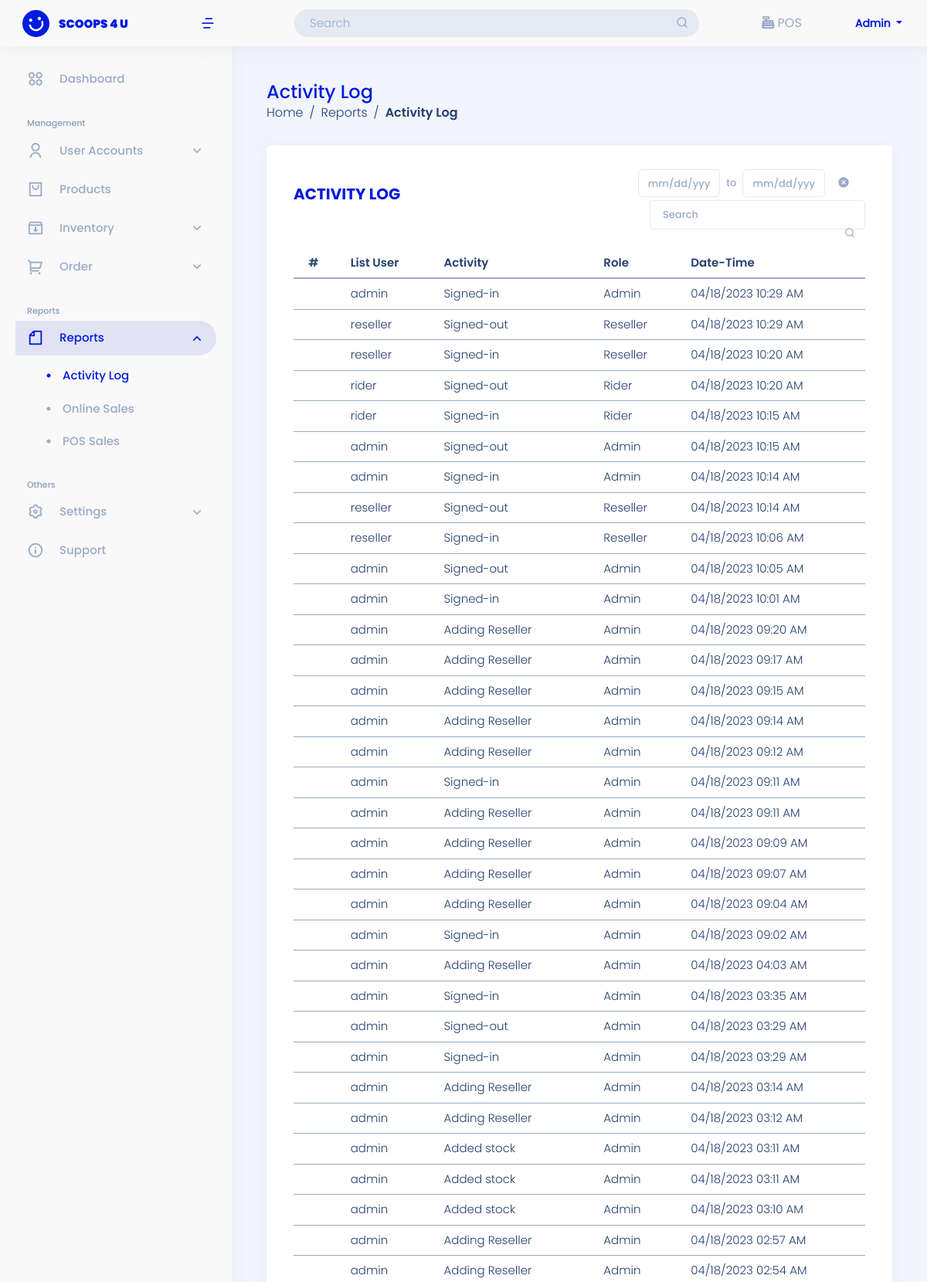
Screenshot of /user-site/reports/activity-log/ (signed in, upper part) with the database file from the repository.
### landing_page/models.py (models this page shows)
class User(AbstractUser):
    ROLE = ((" "," "),("admin","admin"),("staff","staff"),("reseller","reseller"),("rider","rider"))
    STAT = ((" "," "),("active","active"),("inactive","inactive"))
    role = models.CharField(max_length=50, null=True, default=None, choices=ROLE)
    status = models.CharField(max_length=50, null=True, default=None , choices=STAT)

### admin_site/models.py (models this page shows, shortened)
class Activity_log(models.Model):
    user_name = models.CharField(max_length=250, verbose_name=' Username')
    activity = models.CharField(max_length=250, verbose_name='Activity')
    date_time =  models.DateTimeField(default=timezone.now, verbose_name='Date and Time')
    role = models.CharField(max_length=100, null=True,verbose_name='Role')

### admin_site/views.py (the view)
# urls.py: path('reports/activity-log/', views.report_actlog, name='report_actlog'),
@login_required(login_url='landing_page:login')
def report_actlog(request):
    list_reports = Activity_log.objects.all().order_by('-id')
    context = {
        'list_reports':list_reports
    }
    return render(request, 'admin_site/reports/act_log.html', context)

### templates/admin_site/reports/act_log.html (shortened to what this page needs)
{% extends 'admin_site/base.html' %}
{% load static %}
{% block content %}
<aside id="sidebar" class="sidebar">
    <ul class="sidebar-nav" id="sidebar-nav">
        <li class="nav-item">
            <a class="nav-link collapsed" href="{% url 'admin_site:dashboard'%}" id="dash-ad">
            <i class="ri-apps-2-line" style="font-size: 22px; font-weight: 100; margin-right: 20px"></i>
            <span>Dashboard</span>
            </a>
        </li>
        <li class="nav-heading pt-3">Management</li>
        <li class="nav-item">
            <a class="nav-link collapsed" data-bs-target="#users-nav" data-bs-toggle="collapse" href="#">
                    <i class="ri-user-line" style="font-size: 22px; font-weight: 100; margin-right: 20px"></i><span>User Accounts</span><i class="ri-arrow-down-s-line ms-auto" style="font-size: 20px; font-weight: 100;" ></i>
            </a>
        </li>
        <li class="nav-item">
        <a class="nav-link collapsed" href="{%url 'admin_site:list_product' %}">
            <i class="ri-shopping-bag-2-line" style="font-size: 22px; font-weight: 100; margin-right: 20px"></i>
            <span>Products</span>
        </a>
        </li>
        <li class="nav-item">
        <a class="nav-link collapsed " data-bs-target="#inventory-nav" data-bs-toggle="collapse" href="#">
            <i class="ri-inbox-archive-line"style="font-size: 22px; font-weight: 100; margin-right: 20px"></i>
            <span>Inventory</span><i class="ri-arrow-down-s-line ms-auto" style="font-size: 20px; font-weight: 100;" ></i>
        </a>
        </li>
        <li class="nav-item">
        <a class="nav-link collapsed " data-bs-target="#sales-nav" data-bs-toggle="collapse" href="#">
            <i class="ri-shopping-cart-2-line" style="font-size: 22px; font-weight: 100; margin-right: 20px"></i><span>Order</span><i class="ri-arrow-down-s-line ms-auto" style="font-size: 20px; font-weight: 100;" ></i>
        </a>
        </li>
        <li class="nav-heading pt-3">Reports</li>
        <li class="mb-act nav-item active-nav">
            <a class="nav-link " data-bs-target="#reports-nav" data-bs-toggle="collapse" href="#">
                    <i class="ri-file-line" style="font-size: 22px; font-weight: 100; margin-right: 20px"></i><span>Reports</span><i class="ri-arrow-down-s-line ms-auto" style="font-size: 20px; font-weight: 100;" ></i>
            </a>
            <ul id="reports-nav" class="nav-content collapse show" data-bs-parent="#sidebar-nav">
                    <li>
                        <a href="{% url 'admin_site:report_actlog' %}" class="active">
                        <span>Activity Log</span>
                        </a>
                    </li>
                    <li>
                        <a href="{% url 'admin_site:report_online_sales' %}">
                        <span>Online Sales</span>
                        </a>
                    </li>
                    <li>
                        <a href="{% url 'admin_site:report_pos_sales' %}">
                        <span>POS Sales</span>
                        </a>
                    </li>
            </ul>
        </li>
        <li class="nav-heading pt-3">Others</li>
        <li class="nav-item">
            <a class="nav-link collapsed " data-bs-target="#settings-nav" data-bs-toggle="collapse" href="#">
                    <i class="ri-settings-3-line" style="font-size: 22px; font-weight: 100; margin-right: 20px"></i><span>Settings</span><i class="ri-arrow-down-s-line ms-auto" style="font-size: 20px; font-weight: 100;" ></i>
            </a>
        </li>
        <li class="nav-item">
            <a href="{% url 'admin_site:support' %}" class="nav-link collapsed ">
                    <i class="ri-information-line" style="font-size: 22px; font-weight: 100; margin-right: 20px"></i><span>Support</span>
            </a>
        </li>
    </ul>
</aside>
<main id="main" class="main mt-5">
    <div class="pagetitle">
        <h1>Activity Log</h1>
        <nav>
            <ol class="breadcrumb">
                <li class="breadcrumb-item"><a href="{% url 'admin_site:dashboard'%}">Home</a></li>
                <li class="breadcrumb-item">Reports</li>
                <li class="breadcrumb-item active">Activity Log</li>
            </ol>
        </nav>
    </div>
    <section class="section">
        <div class="row">
            <div class="col-lg-12">
                <div class="card">
                    <div class="card-body mt-3">
                        <div class="report-u act-d">
                            <div class="row">
                                <div class="col-7">
                                    <h5 class="card-title feature">Activity Log</h5>
                                </div>
                                <div class="col-5  d-flex flex-column justify-content-end">
                                    <div class="d-flex flex-row align-items-center mb-1 input-daterange">
                                        <input type="type" id="min" name="min" class="form-control date-range-filter" placeholder="mm/dd/yyyy">
                                        <span class="px-2 date-to">to</span>
                                        <input type="type" id="max" name="max" class="form-control date-range-filter"  placeholder="mm/dd/yyyy">
                                        <button class="btn btn-edit btn-filter ms-3 pe-0"><i class="ri-close-circle-fill"></i></button>
                                    </div>
                                    <form class="search-tab mb-4" action="{% url 'admin_site:search_reseller' %}" method="GET"  class="text-end px-4">
                                        <input type="text" id="tableM" class="form-control p-2 ps-3" name="search" placeholder="Search">
                                        <button class="btn btn-search btn-sm nope" type="submit"><i class="ri-search-line"></i></button>
                                    </form>
                                </div>
                            </div>
                        </div>
                        {% if list_reports %}
                        <div class="table-responsive">
                            <table id="tableRep" class="table table-hover ">
                                <thead>
                                    <tr class="align-middle">
                                        <th scope="col">#</th>
                                        <th scope="col">List User</th>
                                        <th scope="col">Activity</th>
                                        <th scope="col">Role</th>
                                        <th scope="col" >Date-Time</th>
                                    </tr>
                                </thead>
                                <tbody id="tableRow">
                                    {% for list in list_reports %}
                                    <tr class="align-middle">
                                        <td class="num-row"></td>
                                        <td>{{ list.user_name }}</td>
                                        <td>{{ list.activity }}</td>
                                        <td class="role">{{ list.role }}</td>
                                        <td class="date-main" id="dateMain">{{ list.date_time|date:"m/d/Y h:i A" }}</td>
                                    </tr>
                                    {% endfor %}
                                </tbody>
                            </table>
                        </div>
                        {% endif %}
                    </div>
                </div>
            </div>
        </div>
    </section>
</main>
{% endblock content %}

### templates/admin_site/base.html (shortened to what this page needs)
{% load static %}
<!DOCTYPE html>
<html lang="en">
<head>
    <link href="https://cdn.jsdelivr.net/npm/bootstrap@5.0.2/dist/css/bootstrap.min.css" rel="stylesheet" >
    <link href="{% static '/css/assets/bootstrap/css/bootstrap.min.css'%}" rel="stylesheet">
    <link href="{% static '/css/assets/simple-datatables/style.css'%}" rel="stylesheet">
    <link href="{% static '/css/assets/remixicon/remixicon.css'%}" rel="stylesheet">
    <link href="https://cdn.datatables.net/1.13.4/css/jquery.dataTables.min.css" rel="stylesheet">
    <link href="https://cdn.datatables.net/buttons/2.3.6/css/buttons.dataTables.min.css" rel="stylesheet">
    <link href="https://cdn.datatables.net/autofill/2.5.3/css/autoFill.dataTables.min.css" rel="stylesheet">
    <link href="https://cdn.datatables.net/v/bs5/jszip-2.5.0/b-2.3.6/b-colvis-2.3.6/b-html5-2.3.6/b-print-2.3.6/date-1.4.0/sp-2.1.2/datatables.min.css" rel="stylesheet"/>
    <link href="{% static '/css/sandi.css'%}" rel="stylesheet">
  </head>
<body>
{% if user.role == "admin"%}
<header id="header" class="header fixed-top d-flex align-items-center">
  <div class="d-flex align-items-center justify-content-between">
    <a href="{% url 'admin_site:dashboard'%}" class="logo d-flex align-items-center">
      <img src="{% static '/img/logo-header.svg'%}" alt="">
      <span class="d-none d-lg-block">SCOOPS 4 U</span>
    </a>
    <i class="ri-menu-4-line toggle-sidebar-btn ms-1 me-3" style="font-size: 20px; font-weight: 500; color:#001BDE;"></i>
  </div>
  <div class="search-bar mx-auto">
    <form class="search-form d-flex align-items-center" method="POST" action="#">
      <input type="text" name="query" placeholder="Search" title="Enter search keyword">
      <button type="submit" title="Search"><i class="ri-search-line"></i></button>
    </form>
  </div>
  <div class="POS POS-header">
      <i class="fa-solid fa-cash-register"></i>
      <a href="{%url 'admin_site:pos' %}">POS</a>
    </div>
  <nav class="header-nav ms-auto">
    <ul class="d-flex align-items-center">
      <li class="nav-item dropdown pe-3">
        <a class="nav-link nav-profile d-flex align-items-center me-3" href="#" data-bs-toggle="dropdown">
          <span class="d-none d-md-block dropdown-toggle ps-2" style="text-transform: capitalize;">
            {{ user }}
          </span>
        </a>
      </li>
    </ul>
  </nav>
</header>
{% endif %}
<div class="">
  <div class="">
      <div class="">
          {% block content %}
          {% endblock content %}
        </div>
      </div>
    </div>
</body>
</html>

### rows the page displays
User: username "Admin"
Activity_log: user_name "admin", activity "Signed-in", role "Admin", date_time "04/18/2023 10:29 AM"
Activity_log: user_name "reseller", activity "Signed-out", role "Reseller", date_time "04/18/2023 10:29 AM"
Activity_log: user_name "reseller", activity "Signed-in", role "Reseller", date_time "04/18/2023 10:20 AM"
Activity_log: user_name "rider", activity "Signed-out", role "Rider", date_time "04/18/2023 10:20 AM"
Activity_log: user_name "rider", activity "Signed-in", role "Rider", date_time "04/18/2023 10:15 AM"
Activity_log: user_name "admin", activity "Signed-out", role "Admin", date_time "04/18/2023 10:15 AM"
Activity_log: user_name "admin", activity "Signed-in", role "Admin", date_time "04/18/2023 10:14 AM"
Activity_log: user_name "reseller", activity "Signed-out", role "Reseller", date_time "04/18/2023 10:14 AM"
Activity_log: user_name "reseller", activity "Signed-in", role "Reseller", date_time "04/18/2023 10:06 AM"
Activity_log: user_name "admin", activity "Signed-out", role "Admin", date_time "04/18/2023 10:05 AM"
Activity_log: user_name "admin", activity "Signed-in", role "Admin", date_time "04/18/2023 10:01 AM"
Activity_log: user_name "admin", activity "Adding Reseller", role "Admin", date_time "04/18/2023 09:20 AM"
Activity_log: user_name "admin", activity "Adding Reseller", role "Admin", date_time "04/18/2023 09:17 AM"
Activity_log: user_name "admin", activity "Adding Reseller", role "Admin", date_time "04/18/2023 09:15 AM"
Activity_log: user_name "admin", activity "Adding Reseller", role "Admin", date_time "04/18/2023 09:14 AM"
Activity_log: user_name "admin", activity "Adding Reseller", role "Admin", date_time "04/18/2023 09:12 AM"
Activity_log: user_name "admin", activity "Signed-in", role "Admin", date_time "04/18/2023 09:11 AM"
Activity_log: user_name "admin", activity "Adding Reseller", role "Admin", date_time "04/18/2023 09:11 AM"
Activity_log: user_name "admin", activity "Adding Reseller", role "Admin", date_time "04/18/2023 09:09 AM"
Activity_log: user_name "admin", activity "Adding Reseller", role "Admin", date_time "04/18/2023 09:07 AM"
Activity_log: user_name "admin", activity "Adding Reseller", role "Admin", date_time "04/18/2023 09:04 AM"
Activity_log: user_name "admin", activity "Signed-in", role "Admin", date_time "04/18/2023 09:02 AM"
Activity_log: user_name "admin", activity "Adding Reseller", role "Admin", date_time "04/18/2023 04:03 AM"
Activity_log: user_name "admin", activity "Signed-in", role "Admin", date_time "04/18/2023 03:35 AM"
Activity_log: user_name "admin", activity "Signed-out", role "Admin", date_time "04/18/2023 03:29 AM"
Activity_log: user_name "admin", activity "Signed-in", role "Admin", date_time "04/18/2023 03:29 AM"
Activity_log: user_name "admin", activity "Adding Reseller", role "Admin", date_time "04/18/2023 03:14 AM"
Activity_log: user_name "admin", activity "Adding Reseller", role "Admin", date_time "04/18/2023 03:12 AM"
Activity_log: user_name "admin", activity "Added stock", role "Admin", date_time "04/18/2023 03:11 AM"
Activity_log: user_name "admin", activity "Added stock", role "Admin", date_time "04/18/2023 03:11 AM"
Activity_log: user_name "admin", activity "Added stock", role "Admin", date_time "04/18/2023 03:10 AM"
Activity_log: user_name "admin", activity "Adding Reseller", role "Admin", date_time "04/18/2023 02:57 AM"
Activity_log: user_name "admin", activity "Adding Reseller", role "Admin", date_time "04/18/2023 02:54 AM"
